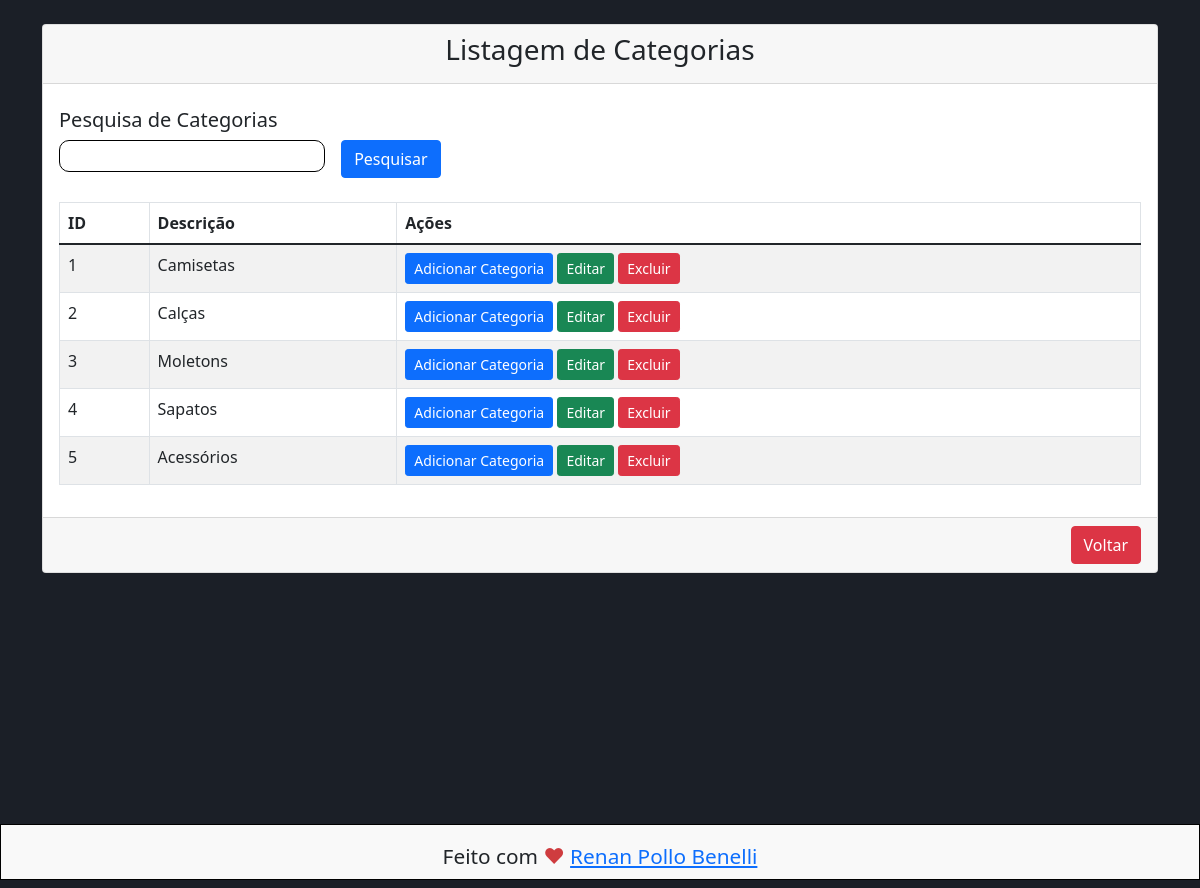
/view/categoria/lstCategorias.php (signed in), run on the app's committed database.
### tables this page shows
CREATE TABLE `categoria` (
  `id` int(11) NOT NULL,
  `descricao` varchar(50) NOT NULL
);

### dao/CategoriaDao.php (called while the page is built, shortened)
<?php
include_once 'C:\xampp\htdocs\Sistema-VendasPHP\model\Categoria.php';
class CategoriaDao {
    public function findAll() {
        $sql = "SELECT * FROM `categoria`;";
        $conn = Conexao::conectar();
        $result = $conn->query($sql);
        $lstCategorias = [];
        foreach ($result as $linha){
            $categoria = new Categoria();
            $categoria->setId($linha['id']);
            $categoria->setDescricao($linha['descricao']);
            $lstCategorias[] = $categoria;
        }
        return $lstCategorias;
    }
}
?>

### bll/CategoriaBll.php (called while the page is built, shortened)
<?php
include_once 'C:\xampp\htdocs\Sistema-VendasPHP\dao\CategoriaDao.php';
class CategoriaBll {
    public function findAll() {
        $dao = new CategoriaDao();
        return $dao->findAll();
    }
}
?>

### model/Categoria.php (called while the page is built, shortened)
<?php
class Categoria {
    private $id;
    private $descricao;
    public function getId() {
        return $this->id;
    }
    public function getDescricao() {
        return $this->descricao;
    }
    public function setId(int $id) {
        $this->id = $id;
    }
    public function setDescricao(string $descricao) {
        $this->descricao = $descricao;
    }
}
?>

### view/categoria/lstCategorias.php (the view, shortened to what this page needs)
<?php
include_once '../../bll/CategoriaBll.php';
$bll = new CategoriaBll();
if (isset($_GET['busca'])) {
    $busca = $_GET['busca'];
} else {
    $busca = null;
}
if ($busca == null) {
    $lstCategoria = $bll->findAll();
} else {
    $categoria = $bll->findById($busca);
    $lstCategoria = ($categoria !== null) ? [$categoria] : [];
}
?>
<!DOCTYPE html>
<html>
<head>
    <link href="https://cdn.jsdelivr.net/npm/bootstrap@5.1.3/dist/css/bootstrap.min.css" rel="stylesheet">
    <link rel="stylesheet" href="../../view/css/formatacao.css">
</head>
<body>
    <div class="container mt-4">
        <div class="row">
            <div class="col-md-12">
                <div class="card">
                    <div class="card-header">
                        <h3>Listagem de Categorias</h4>
                    </div>
                    <div class="card-search">
                        <form action="../categoria/lstCategorias.php" method="GET" id="" class="">
                            <h5>Pesquisa de Categorias</h5>
                            <div class="teste">
                                <input type="text" class="input-pesquisa" id="txtBusca" name="busca">
                                <button type="submit" class="btn btn-primary float-end"><span>Pesquisar</span></button>
                            </div>
                        </form>
                    </div>
                    <div class="card-body">
                        <table class="table table-bordered table-striped">
                            <thead>
                                <tr>
                                    <th>ID</th>
                                    <th>Descrição</th>
                                    <th>Ações</th>
                                </tr>
                            </thead>
                            <tbody>
                                <?php foreach ($lstCategoria as $categoria) { ?>
                                    <tr>
                                        <td>
                                            <?php echo $categoria->getId(); ?>
                                        </td>
                                        <td>
                                            <?php echo $categoria->getDescricao(); ?>
                                        </td>
                                        <td>
                                            <a href="addCategoria.php" class="btn btn-primary btn-sm">Adicionar
                                                Categoria</a>
                                            <a href="attCategoria.php?id=<?= $categoria->getId(); ?>"
                                                class="btn btn-success btn-sm">Editar</a>
                                            <a onclick="JavaScript:remover(<?php echo $categoria->getId(); ?>)"
                                                class="btn btn-danger btn-sm">Excluir</a>
                                        </td>
                                    </tr>
                                <?php } ?>
                            </tbody>
                        </table>
                    </div>
                    <div class="card-footer">
                        <h4>
                            <a href="../control-painel/controlPainel.php" class="btn btn-danger float-end">Voltar</a>
                        </h4>
                    </div>
                </div>
            </div>
        </div>
    </div>
    <footer id="footer" class="footer white-bg">
        <p>Feito com <span class="heart">♥</span> <a href="https://beacons.ai/renanpollo" target="_blank">Renan Pollo Benelli</a></p>
    </footer>
</body>
</html>

### view/css/formatacao.css (style rules this page uses)
:root { --white-color: #fff; --white-smoke-color: #F9F9F9; --black-color: #000; --red-color: #CF3C3F; --light-grey-color: #ECECEC; --grey-color: #C4C4C4; --medium-grey-color: #a7a7a7; --deep-grey-color: #343434; --blue-color: #1B77F3; --dark-blue-color: #1B1F27; }
body { width: 100%; height: 100vh; background-color: var(--dark-blue-color); }
.container { width: 100%; height: 100%; }
.card-search { width: 80%; display: flex; flex-direction: column; margin-top: 1rem; padding: 0.5rem 1rem; }
.card-search .teste { display: flex; flex-direction: row; justify-content: flex-start; }
.input-pesquisa { all: unset; width: 30%; height: 1.5rem; border: 1px solid black; border-radius: 10px; padding: .2rem; margin-right: 1rem; font-size: .8rem; }
h3 { text-align: center; }
footer { height: 7vh; text-align: center; font-size: 1.3rem; background-color: var(--white-smoke-color); border: 1px solid black; }
.heart { color: var(--red-color); }
.footer p { margin: 0; padding: 1rem; }

### data on the page
categoria: id "1", descricao "Camisetas"
categoria: id "2", descricao "Calças"
categoria: id "3", descricao "Moletons"
categoria: id "4", descricao "Sapatos"
categoria: id "5", descricao "Acessórios"
